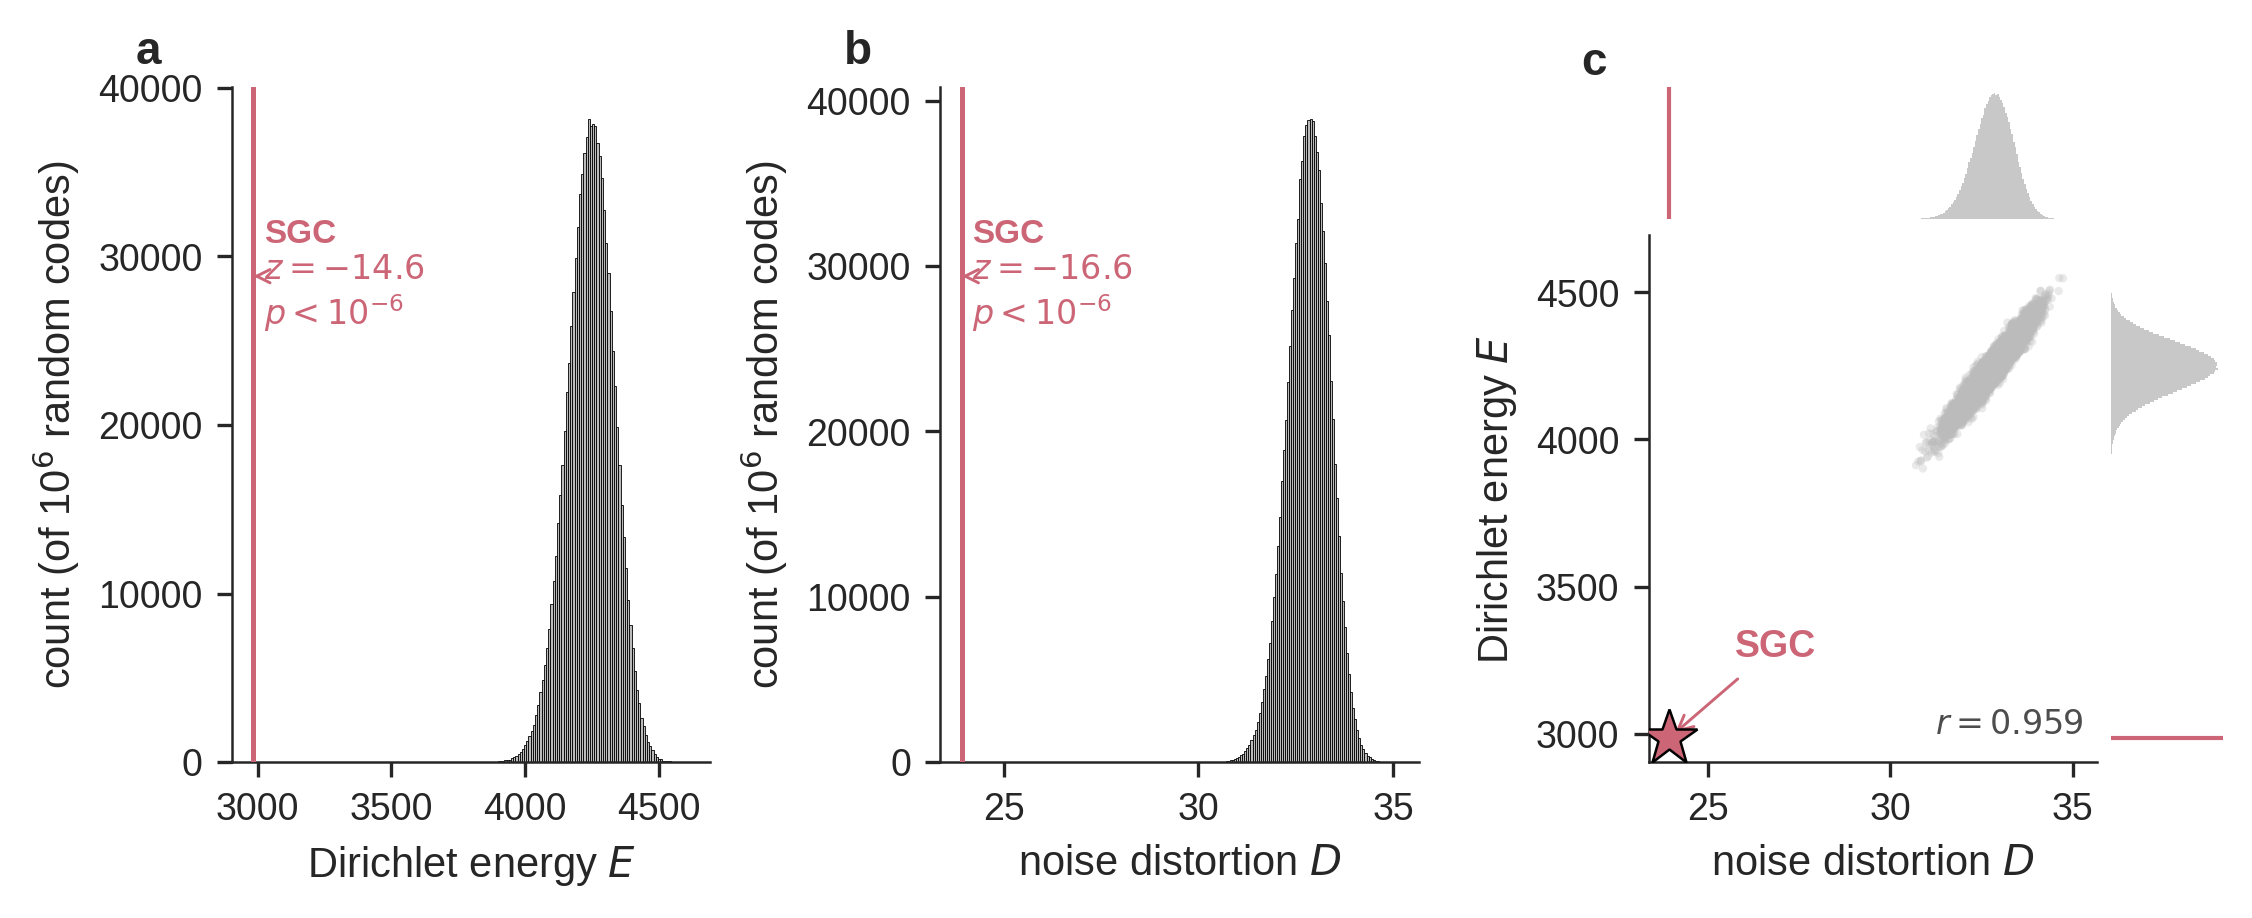

Write the Python code that produced this figure.
#!/usr/bin/env python3
"""
Figure 2 — SGC is beyond the null.

three panels (double-column, 7.2 x 3.0 in):
  a) null histogram of Dirichlet energy E across 1M random codes, SGC at z = -14.6
  b) null histogram of noise distortion D, SGC at z = -16.6
  c) joint scatter of (D, E), 10k-point subsample, SGC as red star

reads:
  results/null_B_triplet_20aa.npy  (1M x 2, columns [D, E])
  results/sgc_baselines.json
  results/publication_controls.json

outputs:
  figures/fig2.pdf, fig2.png (300 dpi)
"""

import json
import pathlib
import numpy as np
import matplotlib as mpl
import matplotlib.pyplot as plt
from matplotlib.gridspec import GridSpec, GridSpecFromSubplotSpec
import seaborn as sns

ROOT = pathlib.Path(__file__).resolve().parent.parent
RES = ROOT / "results"
OUT = ROOT / "figures"

# ── style ──
sns.set_style("ticks")
mpl.rcParams.update({
    "font.family": "sans-serif",
    "font.sans-serif": ["Liberation Sans", "DejaVu Sans"],
    "font.size": 9,
    "axes.labelsize": 10,
    "xtick.labelsize": 9,
    "ytick.labelsize": 9,
    "legend.fontsize": 8,
    "axes.linewidth": 0.6,
    "pdf.fonttype": 42,
    "ps.fonttype": 42,
})

RED = "#CC6677"
GREY = "#BBBBBB"
GREY_LIGHT = "#DDDDDD"

# ── load data ──
null_B = np.load(RES / "null_B_triplet_20aa.npy")
D_null, E_null = null_B[:, 0], null_B[:, 1]

with open(RES / "sgc_baselines.json") as f:
    sgc = json.load(f)
D_sgc, E_sgc = sgc["B"]["D"], sgc["B"]["E"]

with open(RES / "publication_controls.json") as f:
    pub = json.load(f)
z_D = pub["B_20AA_n3"]["D"]["z_score"]
z_E = pub["B_20AA_n3"]["E"]["z_score"]
corr = pub["B_20AA_n3"]["DE_correlation"]

# ── figure: 3 panels in a row ──
fig = plt.figure(figsize=(7.5, 3.0))
gs = GridSpec(1, 3, figure=fig, width_ratios=[1, 1, 1.2],
              left=0.085, right=0.97, bottom=0.17, top=0.92, wspace=0.45)


def panel_hist(ax, data, sgc_val, z_score, xlabel, letter, p_note="$p < 10^{-6}$"):
    """draw a null histogram with SGC line + label."""
    ax.hist(data, bins=100, color=GREY, edgecolor="black", linewidth=0.2)
    ax.axvline(sgc_val, color=RED, linewidth=1.2, zorder=5)

    ymax = ax.get_ylim()[1]
    # SGC label + arrow
    ax.annotate(
        f"SGC\n$z = {z_score:.1f}$\n{p_note}",
        xy=(sgc_val, ymax * 0.72),
        xytext=(sgc_val + (data.max() - data.min()) * 0.05, ymax * 0.72),
        color=RED, fontsize=8, fontweight="bold",
        ha="left", va="center",
        arrowprops=dict(arrowstyle="->", color=RED, lw=0.7),
    )

    ax.set_xlabel(xlabel)
    ax.set_ylabel("count (of 10$^6$ random codes)")
    ax.spines["top"].set_visible(False)
    ax.spines["right"].set_visible(False)
    ax.text(-0.20, 1.02, letter, transform=ax.transAxes,
            fontsize=11, fontweight="bold", va="bottom", ha="left")


# ── panel a: Dirichlet energy histogram ──
ax_a = fig.add_subplot(gs[0, 0])
panel_hist(ax_a, E_null, E_sgc, z_E, "Dirichlet energy $E$", "a")

# ── panel b: noise distortion histogram ──
ax_b = fig.add_subplot(gs[0, 1])
panel_hist(ax_b, D_null, D_sgc, z_D, "noise distortion $D$", "b")

# ── panel c: joint scatter with marginals ──
inner = GridSpecFromSubplotSpec(
    2, 2, subplot_spec=gs[0, 2],
    width_ratios=[4, 1], height_ratios=[1, 4],
    hspace=0.05, wspace=0.05,
)
ax_scat = fig.add_subplot(inner[1, 0])
ax_hx = fig.add_subplot(inner[0, 0], sharex=ax_scat)
ax_hy = fig.add_subplot(inner[1, 1], sharey=ax_scat)

# subsample 10k points from 1M
rng = np.random.default_rng(42)
idx = rng.choice(len(D_null), size=10000, replace=False)
ax_scat.scatter(
    D_null[idx], E_null[idx], s=4, c=GREY, alpha=0.3,
    edgecolors="none", rasterized=True,
)

# SGC star — make distinctly larger and offset so it's visually separate
ax_scat.plot(
    D_sgc, E_sgc, marker="*", markersize=14, color=RED,
    markeredgecolor="black", markeredgewidth=0.6, zorder=10,
)
ax_scat.annotate(
    "SGC",
    xy=(D_sgc, E_sgc),
    xytext=(D_sgc + 1.8, E_sgc + 250),
    fontsize=9, color=RED, fontweight="bold",
    arrowprops=dict(arrowstyle="->", color=RED, lw=0.7),
    ha="left", va="bottom",
)

# correlation
ax_scat.text(
    0.97, 0.04, f"$r = {corr:.3f}$",
    transform=ax_scat.transAxes,
    fontsize=8, ha="right", va="bottom", color="0.3",
)

ax_scat.set_xlabel("noise distortion $D$")
ax_scat.set_ylabel("Dirichlet energy $E$")
ax_scat.spines["top"].set_visible(False)
ax_scat.spines["right"].set_visible(False)

# marginals
ax_hx.hist(D_null, bins=120, color=GREY, edgecolor="none", alpha=0.8)
ax_hx.axvline(D_sgc, color=RED, linewidth=1.0)
ax_hx.tick_params(labelbottom=False, labelleft=False, left=False, bottom=False)
for s in ["top", "right", "left", "bottom"]:
    ax_hx.spines[s].set_visible(False)

ax_hy.hist(E_null, bins=120, orientation="horizontal",
           color=GREY, edgecolor="none", alpha=0.8)
ax_hy.axhline(E_sgc, color=RED, linewidth=1.0)
ax_hy.tick_params(labelleft=False, labelbottom=False, left=False, bottom=False)
for s in ["top", "right", "left", "bottom"]:
    ax_hy.spines[s].set_visible(False)

# panel c label on the top-marginal axis
ax_hx.text(-0.15, 1.02, "c", transform=ax_hx.transAxes,
           fontsize=11, fontweight="bold", va="bottom", ha="left")

# ── save ──
OUT.mkdir(exist_ok=True)
# bbox_inches="tight" is required: the rotated y-axis label extends past the
# left edge of a fixed canvas and loses its first few points
fig.savefig(OUT / "fig2.pdf", dpi=300, bbox_inches="tight")
fig.savefig(OUT / "fig2.png", dpi=300, bbox_inches="tight")
print(f"saved: {OUT / 'fig2.pdf'}")
print(f"saved: {OUT / 'fig2.png'}")
plt.close(fig)
